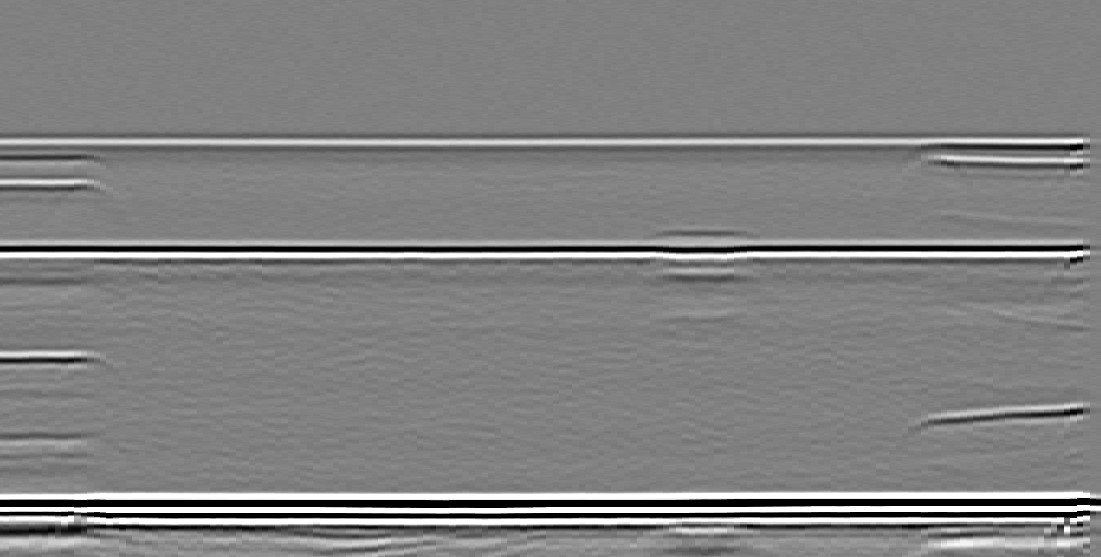
#> input picture images/ref.png, 1101 x 557 px
$ python -i inspection.py   (imports and definitions only)
#> lines starting #> are read from the running program, lines starting #| are printed output that depends on the picture; after the words box and inside, x2 and y2 are one past the last pixel; in counts of white or black regions, pixels touching at a corner belong together
import cv2 as cv
import numpy as np
from matplotlib import pyplot as plt
from statistics import stdev
from pathlib import Path
import datetime

class Rectangle:
    def __init__(self, x1, y1, w1, h1):
        self.x = x1
        self.y = y1
        self.w = w1
        self.h = h1
        self.is_surface_breaking=True
        self.is_acceptable=True

    def __repr__(self):
        return "("+str(self.x)+","+str(self.y)+"),"+str(self.w)+"x"+str(self.h)\
               + ", Surface: " + str(self.is_surface_breaking)+", Acceptance: "+str(self.is_acceptable)


def nothing(x):
    print("Nothing:"+str(x))


# [6 lines left out: function is_inside_joint, not called in this run]


def error_return():
    return 0, 0, 0, 0, 0, 0, 0


# [139 lines left out: functions find_smallest_rec, discard_irrelevant_results, check_histograms, display_process, not called in this run]


def find_roi(filename):

#> called with filename = 'images/ref.png'
    thresh1 = 100
    thresh2 = 255
    dil_kernel_size = 7
    dil_it = 3
    filter_kernel = 5

    roi_img = cv.imread(filename)
#> roi_img is the input picture: shape (557, 1101, 3); min 0, max 255, mean 129.1
    roi_imgray = cv.cvtColor(roi_img, cv.COLOR_BGR2GRAY)
    roi_imgray=cv.GaussianBlur(roi_imgray,(filter_kernel,filter_kernel),0)
    _, roi_imthresh = cv.threshold(roi_imgray, thresh1, thresh2, cv.THRESH_BINARY_INV)
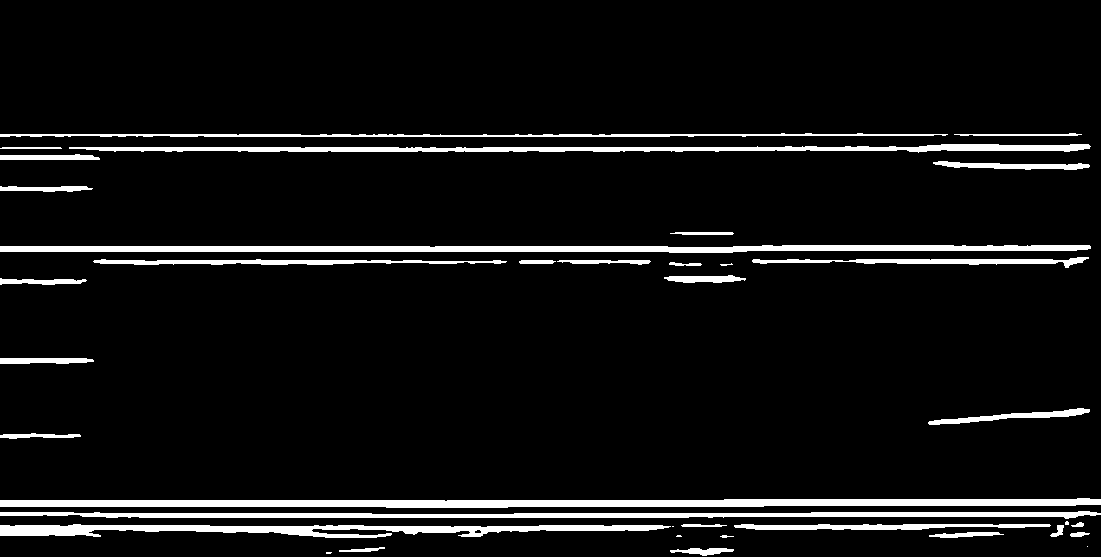
#> roi_imthresh: shape (557, 1101); 6.8% white; 37 white regions (5 under 20 px), largest, box (x1, y1, x2, y2) and area: (0, 498, 1101, 508) 7855, (0, 245, 1091, 253) 6446, (0, 511, 1101, 519) 5095
    roi_kernel = np.ones((dil_kernel_size, dil_kernel_size), np.uint8)
    roi_imdil = cv.dilate(roi_imthresh, roi_kernel, iterations=dil_it)
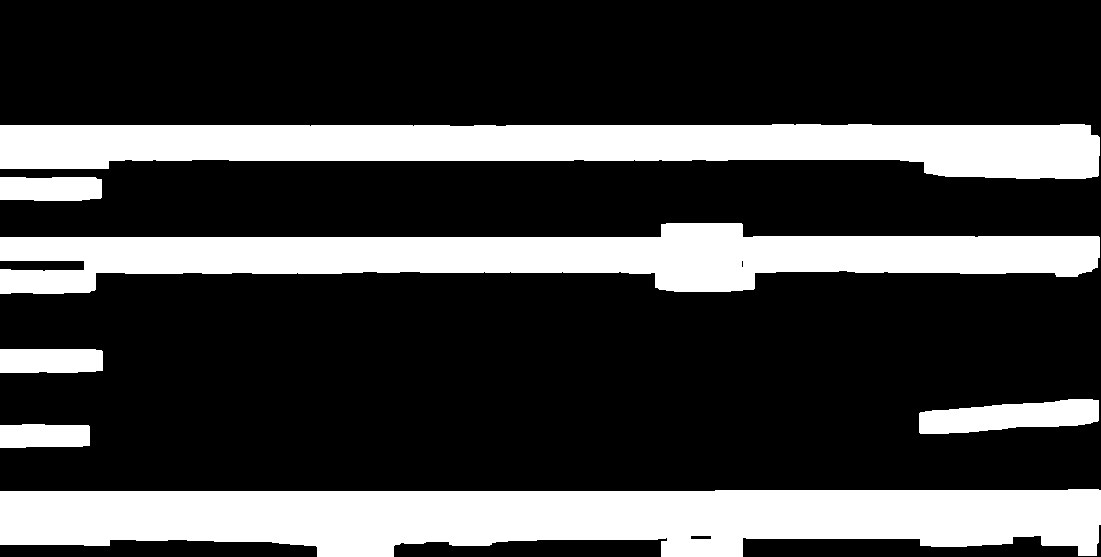
#> roi_imdil: shape (557, 1101); 25.7% white; 7 white regions, largest, box (x1, y1, x2, y2) and area: (0, 489, 1101, 557) 59235, (0, 223, 1100, 294) 44256, (0, 124, 1100, 179) 43117

    h, w, c = roi_img.shape
#> h = 557; w = 1101; c = 3
    roi_mat_img = np.transpose(roi_imdil)
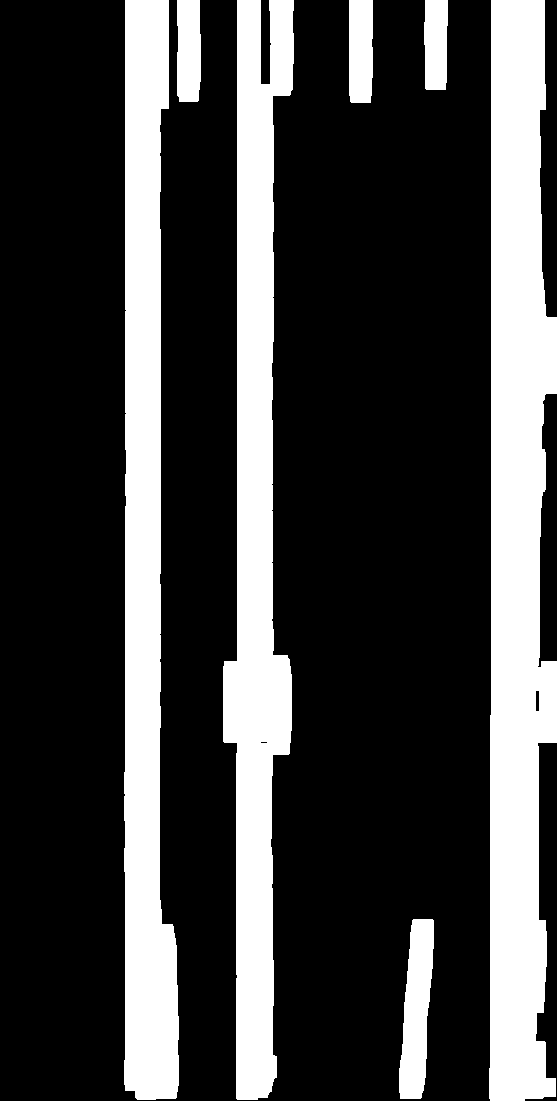
#> roi_mat_img: shape (1101, 557); 25.7% white; 7 white regions, largest, box (x1, y1, x2, y2) and area: (489, 0, 557, 1101) 59235, (223, 0, 294, 1100) 44256, (124, 0, 179, 1100) 43117
    first_column = roi_mat_img[0]
#> first_column = 557 values, max 255 at index 125, min 0 at index 0, mean 99.34

    for i in range(len(first_column)):
        if i == len(first_column)-1:
            y_min = 0
            y_max = len(first_column)-1
            break
        if first_column[i] == 255 and first_column[i + 1] == 0 and i > 10:
            y_min = i
            break
#> this loop made 169 passes
#> y_min on pass 169: 168

    for j in range(i, len(first_column) - 1):
        if first_column[j] == 0 and first_column[j + 1] == 255 and j - y_min > 50:
            y_max = j
            break
#> this loop made 69 passes
#> y_max on pass 69: 236

    roi = Rectangle(0, y_min, w, y_max-y_min)
#> in __init__, `self.y = y1`: self.y = 168
    return roi


# [176 lines left out: functions convert_to_mm, confirm_indications, inspect, not called in this run]


# [8 lines of commented-out code are left out]

>>> result = find_roi('images/ref.png')

$ run again, on images/test1.png
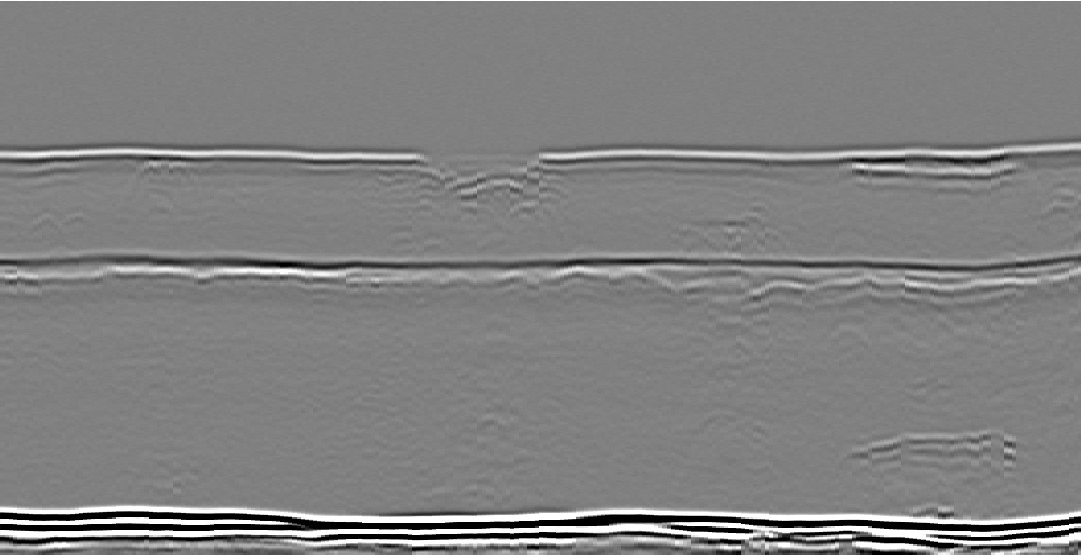
#> input picture images/test1.png, 1081 x 555 px
#> in find_roi, roi_img is the input picture: shape (555, 1081, 3); min 0, max 255, mean 128.6
#> in find_roi, `_, roi_imthresh = cv.threshold(roi_imgray, thresh1, thresh2, cv.THRESH..`:
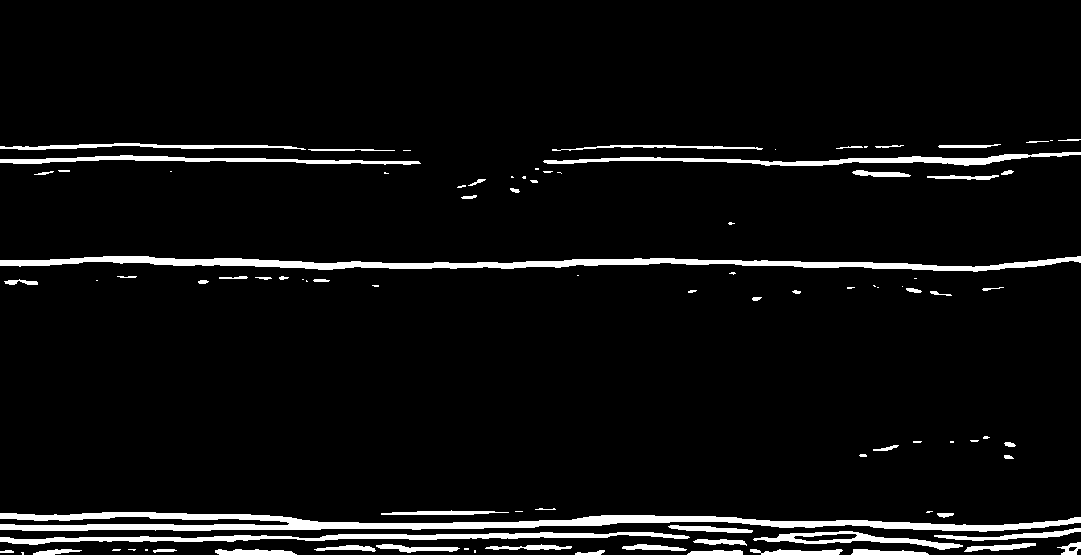
#> roi_imthresh: shape (555, 1081); 5.3% white; 96 white regions (36 under 20 px), largest, box (x1, y1, x2, y2) and area: (0, 512, 1081, 532) 8606, (0, 256, 1081, 272) 6412, (0, 532, 690, 545) 3127
#> roi_imdil: shape (555, 1081); 22.1% white; 11 white regions, largest, box (x1, y1, x2, y2) and area: (0, 499, 1081, 555) 51898, (0, 247, 1081, 305) 34746, (501, 130, 1081, 202) 22654
#> in find_roi, `roi_mat_img = np.transpose(roi_imdil)`:
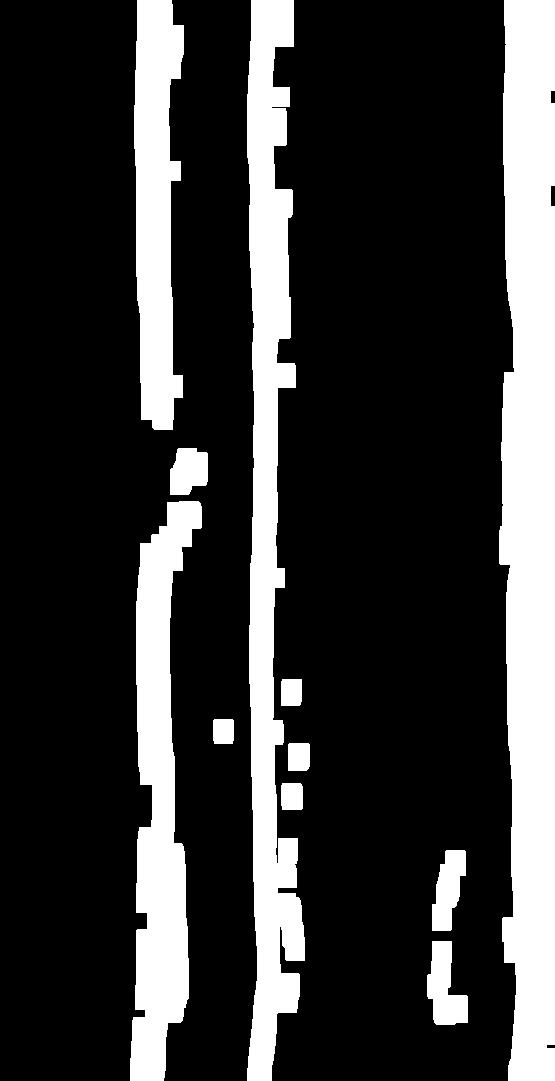
#> roi_mat_img: shape (1081, 555); 22.1% white; 11 white regions, largest, box (x1, y1, x2, y2) and area: (499, 0, 555, 1081) 51898, (247, 0, 305, 1081) 34746, (130, 501, 202, 1081) 22654
#> first_column = 555 values, max 255 at index 137, min 0 at index 0, mean 59.27
#> the loop in find_roi, `for i in range(len(first_column)):` made 172 passes
#> y_min on pass 172: 171
#> the loop in find_roi, `for j in range(i, len(first_column) - 1):` made 80 passes
#> y_max on pass 80: 250
#> self.y = 171

$ run again, on images/test2.png
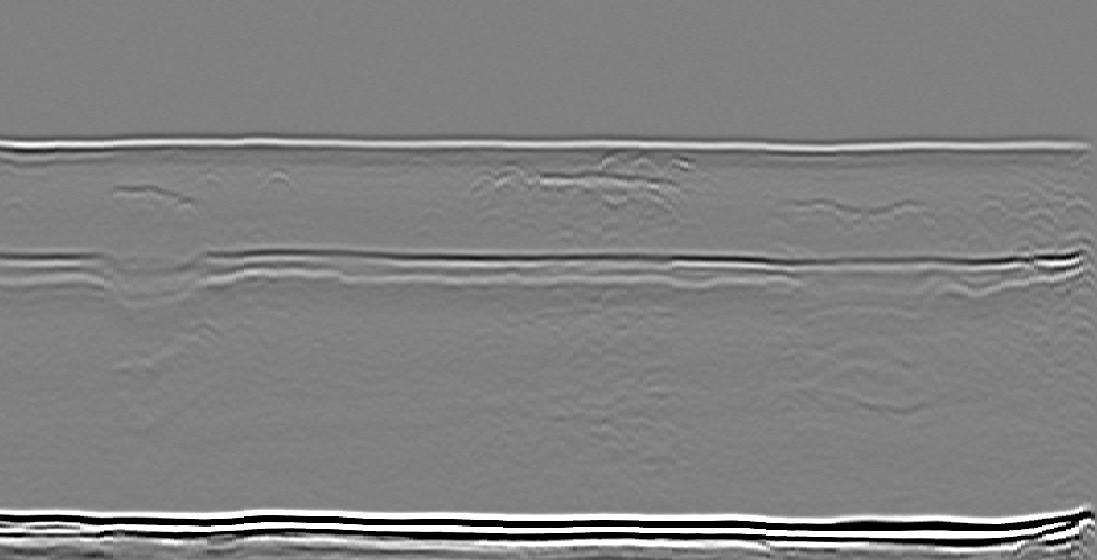
#> input picture images/test2.png, 1097 x 560 px
#> in find_roi, roi_img is the input picture: shape (560, 1097, 3); min 0, max 255, mean 128.8
#> in find_roi, `_, roi_imthresh = cv.threshold(roi_imgray, thresh1, thresh2, cv.THRESH..`:
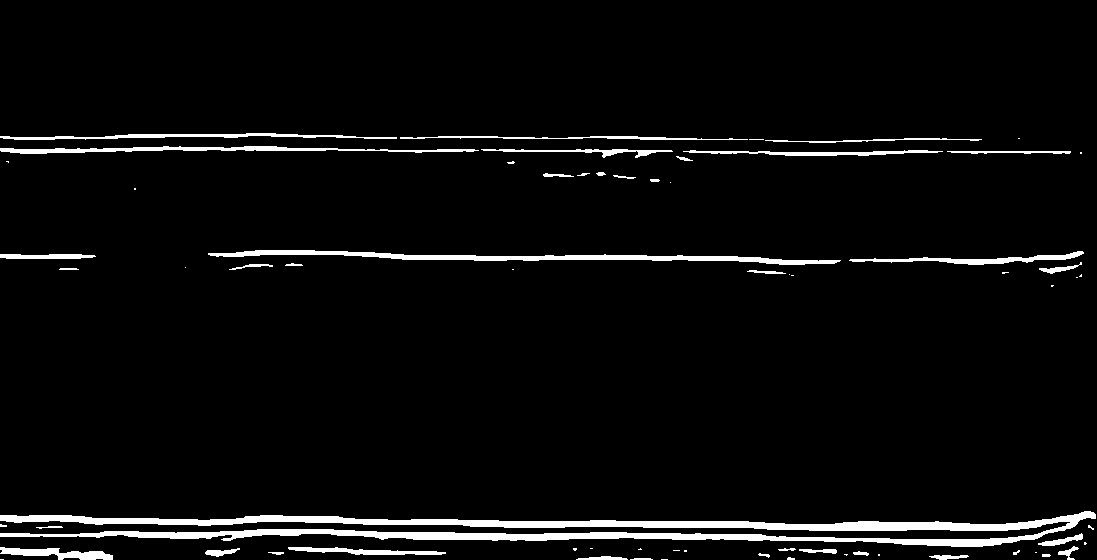
#> roi_imthresh: shape (560, 1097); 4.4% white; 67 white regions (30 under 20 px), largest, box (x1, y1, x2, y2) and area: (0, 511, 1096, 547) 13673, (208, 250, 841, 265) 2998, (0, 146, 479, 154) 1612
#> roi_imdil: shape (560, 1097); 19.4% white; 6 white regions, box (x1, y1, x2, y2) and area: (0, 502, 1097, 560) 51424, (0, 124, 1091, 192) 40202, (199, 241, 1093, 296) 24244, (0, 245, 105, 279) 2790, (125, 179, 145, 199) 400, (176, 258, 195, 277) 361
#> in find_roi, `roi_mat_img = np.transpose(roi_imdil)`:
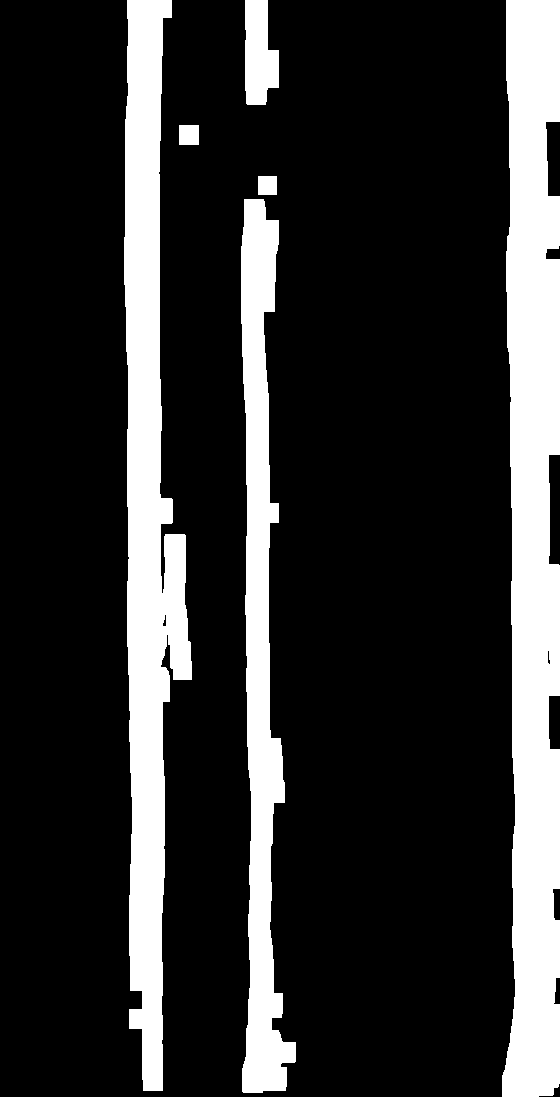
#> roi_mat_img: shape (1097, 560); 19.4% white; 6 white regions, box (x1, y1, x2, y2) and area: (502, 0, 560, 1097) 51424, (124, 0, 192, 1091) 40202, (241, 199, 296, 1093) 24244, (245, 0, 279, 105) 2790, (179, 125, 199, 145) 400, (258, 176, 277, 195) 361
#> first_column = 560 values, max 255 at index 127, min 0 at index 0, mean 55.55
#> the loop in find_roi, `for i in range(len(first_column)):` made 172 passes
#> y_min on pass 172: 171
#> the loop in find_roi, `for j in range(i, len(first_column) - 1):` made 74 passes
#> y_max on pass 74: 244
#> self.y = 171

$ run again, on images/test3.png
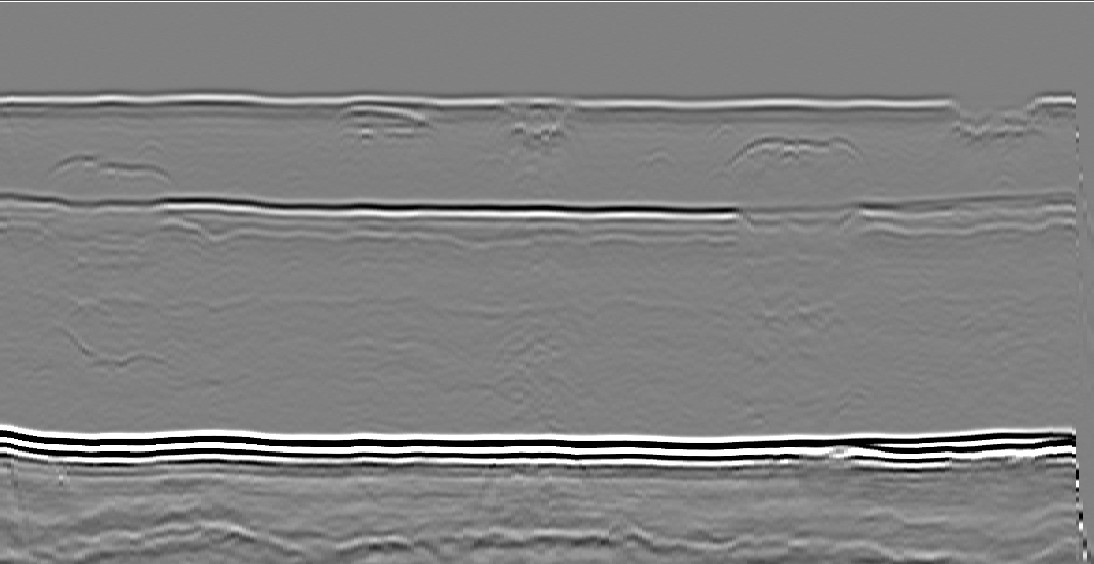
#> input picture images/test3.png, 1094 x 564 px
#> in find_roi, roi_img is the input picture: shape (564, 1094, 3); min 0, max 255, mean 129
#> in find_roi, `_, roi_imthresh = cv.threshold(roi_imgray, thresh1, thresh2, cv.THRESH..`:
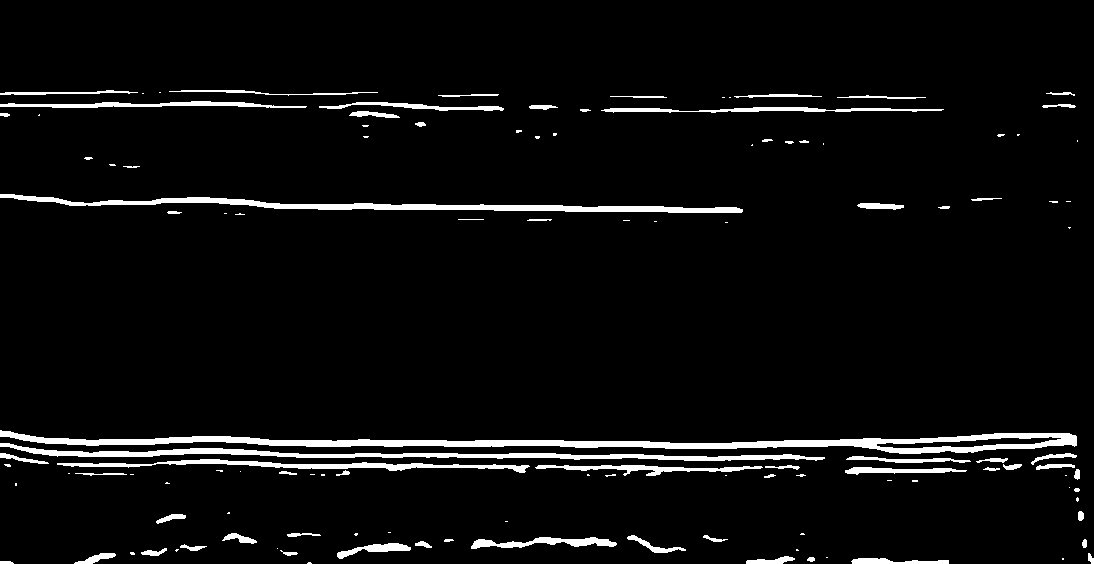
#> roi_imthresh: shape (564, 1094); 4.7% white; 121 white regions (54 under 20 px), largest, box (x1, y1, x2, y2) and area: (0, 430, 1077, 454) 7698, (0, 194, 743, 213) 3965, (0, 443, 825, 461) 3818
#> roi_imdil: shape (564, 1094); 23.8% white; 23 white regions, largest, box (x1, y1, x2, y2) and area: (0, 421, 1094, 564) 59058, (0, 185, 752, 232) 20279, (0, 81, 513, 147) 18884
#> in find_roi, `roi_mat_img = np.transpose(roi_imdil)`:
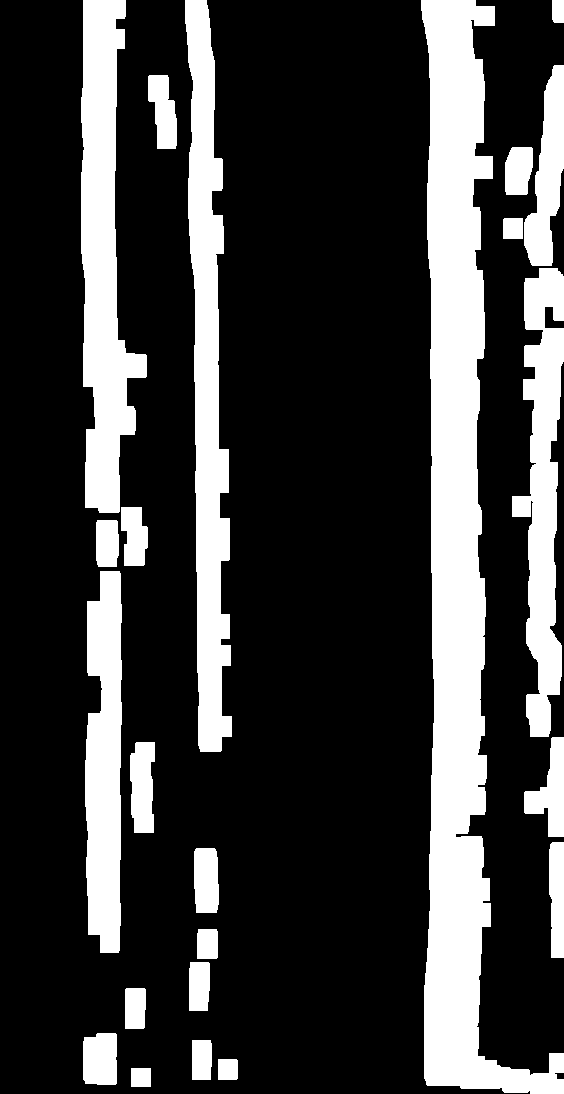
#> roi_mat_img: shape (1094, 564); 23.8% white; 23 white regions, largest, box (x1, y1, x2, y2) and area: (421, 0, 564, 1094) 59058, (185, 0, 232, 752) 20279, (81, 0, 147, 513) 18884
#> first_column = 564 values, max 255 at index 83, min 0 at index 0, mean 59.68
#> the loop in find_roi, `for i in range(len(first_column)):` made 126 passes
#> y_min on pass 126: 125
#> the loop in find_roi, `for j in range(i, len(first_column) - 1):` made 60 passes
#> y_max on pass 60: 184
#> self.y = 125
